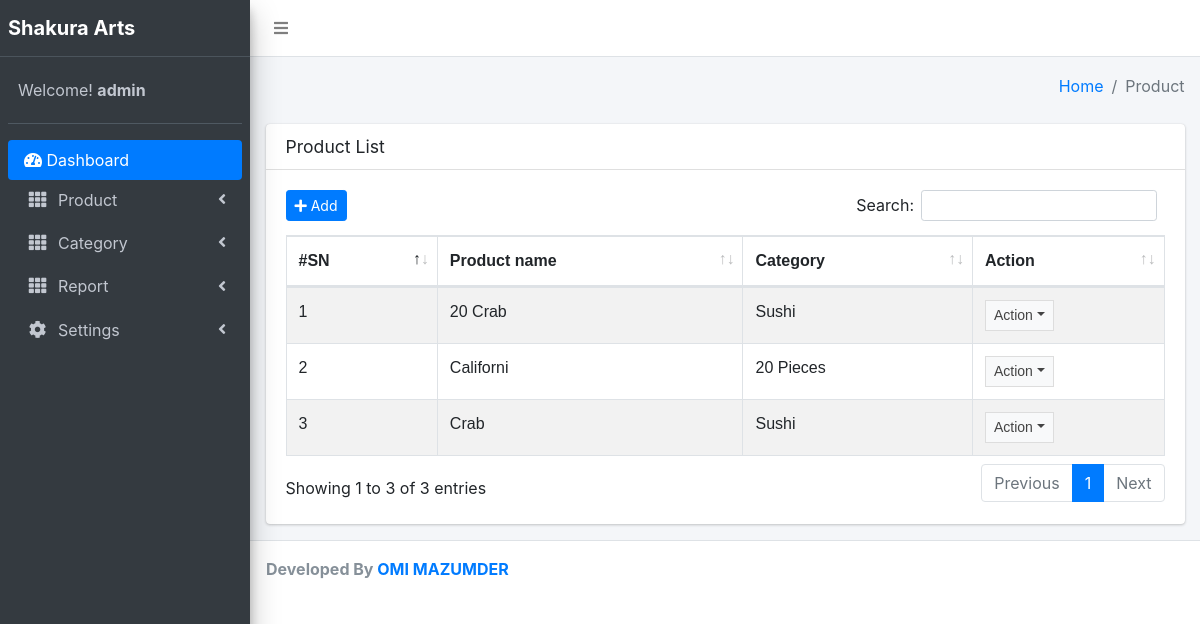
Screenshot of /layouts/product_list.php (signed in) with the database file from the repository.
### tables this page shows
CREATE TABLE `product_list` (
  `product_id` int(11) NOT NULL,
  `cat_id` int(11) NOT NULL,
  `product_name` varchar(255) NOT NULL
);

CREATE TABLE `product_category` (
  `cat_id` int(11) NOT NULL,
  `cat_name` varchar(100) NOT NULL
);

### layouts/class/main.php (called while the page is built, shortened)
<?php
class Model
{
	public function __construct()
	{
		$hostname = "Your server name";
		$username = "username";
		$password = "password";
		$database = "sakura_inv";
	$this->link = mysqli_connect($hostname,$username,$password,$database);
	}
	public function show_product(){
		$query = "SELECT * FROM product_list INNER JOIN product_category ON product_list.cat_id = product_category.cat_id ORDER BY product_id DESC";
		return mysqli_query($this->link,$query);
	}
}
?>

### layouts/product_list.php (the view, shortened to what this page needs)
<?php
require_once('class/main.php');
$obj = new Model;
$show= $obj->show_product();
?>
  <div class="content-wrapper">
    <section class="content-header">
      <div class="container-fluid">
        <div class="row mb-2">
          <div class="col-sm-6">
          </div>
          <div class="col-sm-6">
            <ol class="breadcrumb float-sm-right">
              <li class="breadcrumb-item"><a href="index.php">Home</a></li>
              <li class="breadcrumb-item active">Product</li>
            </ol>
          </div>
        </div>
      </div>
    </section>
    <section class="content">
      <div class="container-fluid">
        <div class="row">
          <div class="col-12">
            <div class="card">
              <div class="card-header">
                <h3 class="card-title">Product List</h3>
              </div>
              <div class="card-body">
                <?php  if ($_SESSION['user_level'] === 'super_admin'){ ?>
                <div class="float-left">
                <a href="product_form.php" type="submit" name="save" class="btn btn-sm btn-primary"><i class="fas fa-plus"></i> Add</a>
                </div>
                 <?php } ?>
                <table id="example1" class="table table-bordered table-striped">
                  <thead>
                  <tr>
                    <th>#SN</th>
                    <th>Product name</th>
                    <th>Category</th>
                    <th>Action</th>
                  </tr>
                  </thead>
                  <tbody>
                <?php
                  $no=1;
                  while ($rows = mysqli_fetch_array($show)) {
                ?>
                  <tr>
                    <td><?php echo $no. "</br>"; ?></td>
                   <td><?php echo $rows['product_name']?></td>
                   <td><?php echo $rows['cat_name']?></td>
                     <td align="center">
                    <button type="button" class="btn btn-flat btn-default btn-sm dropdown-toggle dropdown-icon" data-toggle="dropdown">Action<span class="sr-only">Toggle Dropdown</span>
                    </button>
                    </td>
                    </tr>
              <?php
                $no++;
               }
               ?>
                  </tbody>
                </table>
            </div>
          </div>
        </div>
      </div>
    </section>
  </div>
 <?php require_once('footer.php'); ?>

### layouts/product_list.php (style rules this page uses)
table { font-family: arial, sans-serif; border-collapse: collapse; width: 100%; }
td, th { border: 1px solid #dddddd; text-align: left; padding: 8px; }

### rows the page displays
product_list: product_name "20 Crab", cat.cat_name "Sushi"
product_list: product_name "Californi", cat.cat_name "20 Pieces"
product_list: product_name "Crab", cat.cat_name "Sushi"

### other values shown
$_SESSION['username'] "admin"
